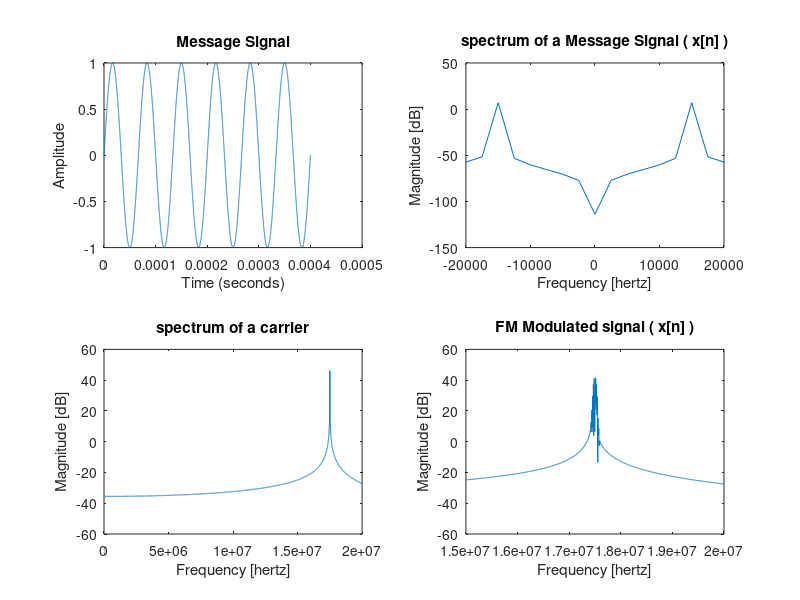
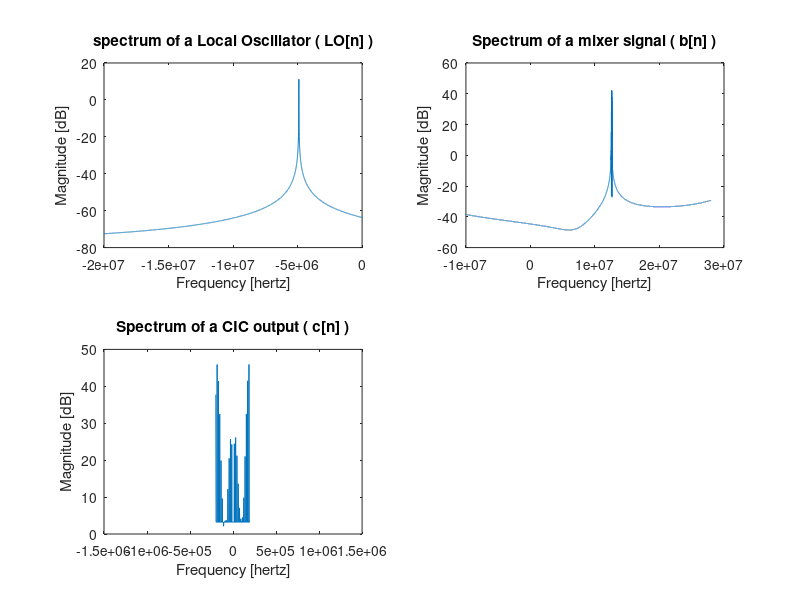

Recreate these plots in MATLAB, in order. (Note: this script raises an error after producing the figures.)
clc;
clear all;
close all;

%-----------------------------------------------------------------------
%						FM Modulation
%-----------------------------------------------------------------------    
N  = 3734*6;                                      % total # of samples     
Fs = 56e6;                                      % perform undersampling of FM signal
Ts = 1/Fs;                                      % sampling interval  
fc = 94.5e6;                                    % carrier frequency  
%fc1 = 93.9e6;
%fc2 = 88.9e6;
%fc3 = 90.9e6;
%fc4 = 92.4e6;
%fc5 = 94.2e6;
%fc6 = 94.8e6;
%fc7 = 94.1e6;
%fc8 = 100.5e6;
%fc9 = 107.1e6;
t  = [0:Ts:(N*Ts)- Ts];                         % time index for samples 

% system impedance (ohms)
R = 50;

% FM modulate a test signal.                   
ModFreq = 15e3;                                % Modulating frequency  
carrier = 100 * cos(2*pi*fc*t); 
%carrier1 = 100 * cos(2*pi*fc1*t);
%carrier2 = 100 * cos(2*pi*fc2*t);
%carrier3 = 100 * cos(2*pi*fc3*t);
%carrier4 = 100 * cos(2*pi*fc4*t);
%carrier5 = 100 * cos(2*pi*fc5*t);
%carrier6 = 100 * cos(2*pi*fc6*t);
%carrier7 = 100 * cos(2*pi*fc7*t);
%carrier8 = 100 * cos(2*pi*fc8*t);
%carrier9 = 100 * cos(2*pi*fc9*t);
%carrier = carrier + carrier1 + carrier2 + carrier3 + carrier4 + carrier5 + carrier6 + carrier7 + carrier8 + carrier9;

msg = sin(2*pi*ModFreq*t);                     % compute vector  
       
mi = 2;     								   % Modulation Index
fmmsg = 100 * cos(2*pi*fc*t + mi*msg);
%fmmsg1 = 100 * cos(2*pi*fc1*t + mi*msg);
%fmmsg2 = 100 * cos(2*pi*fc2*t + mi*msg);
%fmmsg3 = 100 * cos(2*pi*fc3*t + mi*msg);
%fmmsg4 = 100 * cos(2*pi*fc4*t + mi*msg);
%fmmsg5 = 100 * cos(2*pi*fc5*t + mi*msg);
%fmmsg6 = 100 * cos(2*pi*fc6*t + mi*msg);
%fmmsg7 = 100 * cos(2*pi*fc7*t + mi*msg);
%fmmsg8 = 100 * cos(2*pi*fc8*t + mi*msg);
%%fmmsg9 = 100 * cos(2*pi*fc9*t + mi*msg);
%fmmsg = fmmsg + fmmsg1 + fmmsg2 + fmmsg3 + fmmsg4 + fmmsg5 + fmmsg6 + fmmsg7 + fmmsg8 + fmmsg9;

% PLOTS                                                                   
startplot = 1;
endplot   = 1000;

dF = Fs/N;                      % hertz
f = -Fs/2:dF:Fs/2-dF;           % hertz
f = Fs/2*[-1:2/N:1-2/N];

figure(1);
subplot(2,2,1);
plot(t, msg);
title('Message Signal');
xlabel('Time (seconds)');
ylabel('Amplitude');

% normalized FFT of signal
f1=(fftshift(fft(msg,N))/(N));

% power spectrum
F1=10*log10((abs(f1).^2)/R*1000);

subplot(2,2,2);
plot(f,F1);
title('spectrum of a Message Signal ( x[n] )');
xlabel('Frequency [hertz]');
ylabel('Magnitude [dB]');
xlim([-20e3,20e3]);

% normalized FFT of signal
f2=(fftshift(fft(carrier,N))/(N));

% power spectrum
F2=10*log10((abs(f2).^2)/R*1000);

subplot(2,2,3);
plot(f,F2);
title('spectrum of a carrier');
xlabel('Frequency [hertz]');
ylabel('Magnitude [dB]');
xlim([0,20e6]);

% normalized FFT of signal
f3=(fftshift(fft(fmmsg,N))/(N));

% power spectrum
F3 = 10*log10((abs(f3).^2)/R*1000);

subplot(2,2,4);
plot(f,F3);
title('FM Modulated signal ( x[n] )');
xlabel('Frequency [hertz]');
ylabel('Magnitude [dB]');
xlim([15e6,20e6]);

%-----------------------------------------------------------------------
%						Digital Down Conversion (DDC)
%----------------------------------------------------------------------- 

%						Numerially-Controlled Oscillator
%----------------------------------------------------------------------- 
%nco = ideal_dds(Fs,17.5e6,N); % digital local oscillator
%fLO = 2*Fs - fc;
%fLO = fc;
fLO  = 2*Fs - 107.1e6;
LO  = exp(-1*1j*2*pi*fLO*t);

% normalized FFT of signal
f4=(fftshift(fft(LO,N))/(N));

% power spectrum
F4 = 10*log10((abs(f4).^2)/R*1000);

figure(2);
subplot(2,2,1);
plot(f,F4);
title('spectrum of a Local Oscillator ( LO[n] )');
xlabel('Frequency [hertz]');
ylabel('Magnitude [dB]');
xlim([-20e6,0]);

%						Mixer Stage of DDC
%----------------------------------------------------------------------- 
mixer = fmmsg .* LO;			   % mix FM signal with LO

% normalized FFT of signal
f5=(fftshift(fft(mixer,N))/(N));

% power spectrum
F5 = 10*log10((abs(f5).^2)/R*1000);

subplot(2,2,2);
plot(f,F5);
title('Spectrum of a mixer signal ( b[n] )');
xlabel('Frequency [hertz]');
ylabel('Magnitude [dB]');
xlim([-10e6,30e6]);

%						CIC Stage 
%-----------------------------------------------------------------------
Mcic = 1;   % Differential delays in the filter.
Ncic = 20;  % Filter sections
Rcic = 140; % Decimation factor

g = ones(1,Rcic*Mcic);
h = g;
for i=1:Ncic;
	h = conv(h,g);
end;

cic_filtered  = conv(mixer,g);
cic = cic_filtered([1:Rcic:length(cic_filtered)]);
cic = cic(1:round(length(mixer)/Rcic));

Fs = round(Fs/Rcic);                                   
Ts = 1/Fs;
N = round(N/Rcic);
t = [0:Ts:(N*Ts)- Ts];

dF = Fs/N;                      % hertz
f = -Fs/2:dF:Fs/2-dF;           % hertz

% normalized FFT of signal
f6=(fftshift(fft(cic,N))/(N));

% power spectrum
F6 = 10*log10((abs(f6).^2)/R*1000);

subplot(2,2,3);
plot(f,F6);
title('Spectrum of a CIC output ( c[n] )');
xlabel('Frequency [hertz]');
ylabel('Magnitude [dB]');
xlim([-1.5e6,1.5e6]);

%						Compensation FIR Stage
%-----------------------------------------------------------------------

Hfir= cfir(Rcic,Mcic,Ncic);

% filter the mixer spurs
pfir = filter(Hfir,1,cic);

% normalized FFT of signal
f7=(fftshift(fft(pfir,N))/(N));

% power spectrum
F7 = 10*log10((abs(f7).^2)/R*1000);

subplot(2,2,4);
plot(f,F7);
title('Spectrum of a filter output [I[n] and Q[n]');
xlabel('Frequency [hertz]');
ylabel('Magnitude [dB]');
xlim([-1.5e6,1.5e6]);


%-----------------------------------------------------------------------
%						FM Demodulation
%-----------------------------------------------------------------------   

% Initialize the variables.                                            %

phase = zeros(1,length(pfir));
freq = zeros(1,length(pfir));

% compute inverse tangent

for i=1:length(pfir)
	phase(i) = atan2(imag(pfir(i)),real(pfir(i)));
end;

dt = 1/(Fs/Rcic);

% Compute derivative

freq = phase(1);   
for k=2:length(phase);
  freq(k) = (phase(k)-phase(k-1))/dt;
end

freq = -1 .* freq;

% amplify the output
%freq = (1/max(freq(50:length(freq)))) * freq;
  
%-------------------------------------------------------------------------%
figure(3)
subplot(2,2,1)
plot(t,freq);
title('FM Demodulated Signal ( /\O[n] )');
xlabel('Time (seconds)');
ylabel('Amplitude');
%ylim([-1,1]);

% normalized FFT of signal
f8=(fftshift(fft(freq,N))/(N));

% power spectrum
F8 = 10*log10((abs(f8).^2)/R*1000);

subplot(2,2,2)
plot(f,F8);
title('Spectrum of a Demodulated Signal ( /\O[n] )');
xlabel('Frequency [hertz]');
ylabel('Magnitude [dB]');
xlim([-20e3,20e3]);
